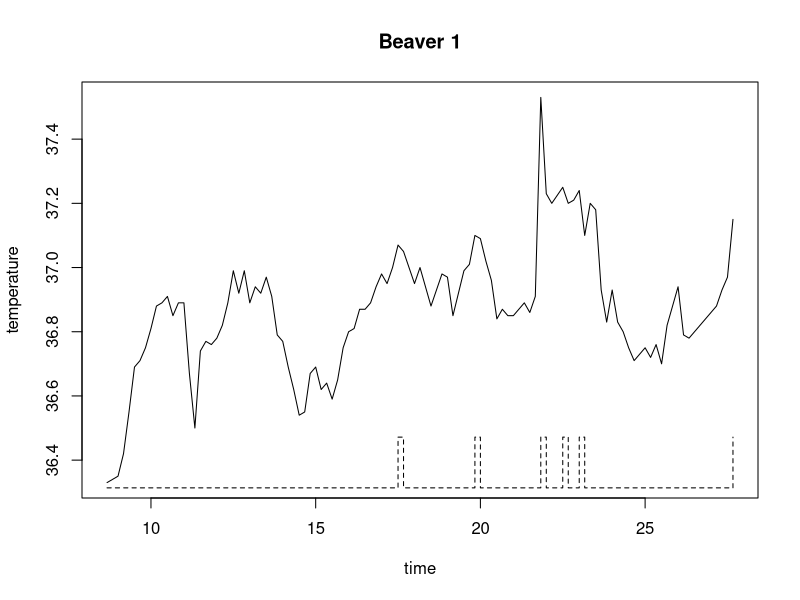
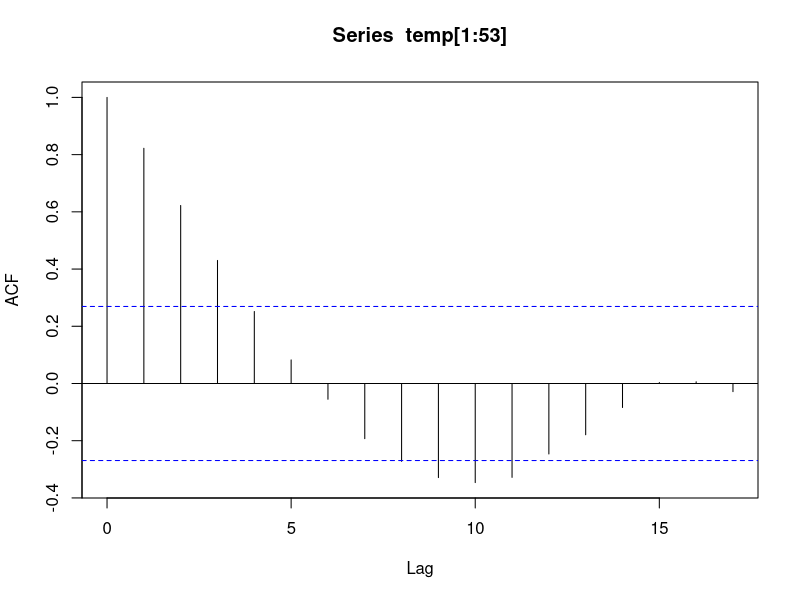
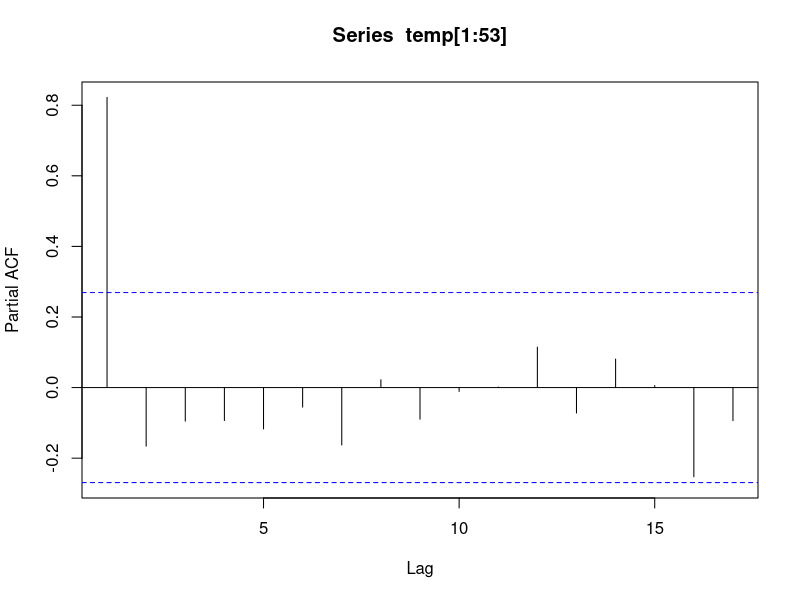

Generate these figures, in order, with R:
library(MASS)


### Name: beav1
### Title: Body Temperature Series of Beaver 1
### Aliases: beav1
### Keywords: datasets

### ** Examples

beav1 <- within(beav1,
               hours <- 24*(day-346) + trunc(time/100) + (time%%100)/60)
plot(beav1$hours, beav1$temp, type="l", xlab="time",
   ylab="temperature", main="Beaver 1")
usr <- par("usr"); usr[3:4] <- c(-0.2, 8); par(usr=usr)
lines(beav1$hours, beav1$activ, type="s", lty=2)
temp <- ts(c(beav1$temp[1:82], NA, beav1$temp[83:114]),
           start = 9.5, frequency = 6)
activ <- ts(c(beav1$activ[1:82], NA, beav1$activ[83:114]),
            start = 9.5, frequency = 6)

acf(temp[1:53])
acf(temp[1:53], type = "partial")
ar(temp[1:53])
act <- c(rep(0, 10), activ)
X <- cbind(1, act = act[11:125], act1 = act[10:124],
          act2 = act[9:123], act3 = act[8:122])
alpha <- 0.80
stemp <- as.vector(temp - alpha*lag(temp, -1))
sX <- X[-1, ] - alpha * X[-115,]
beav1.ls <- lm(stemp ~ -1 + sX, na.action = na.omit)
summary(beav1.ls, cor = FALSE)
rm(temp, activ)
